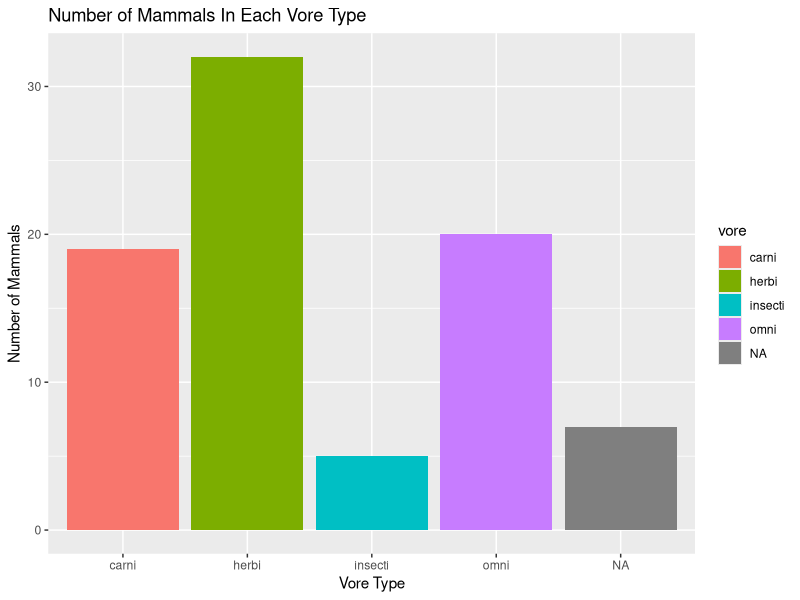
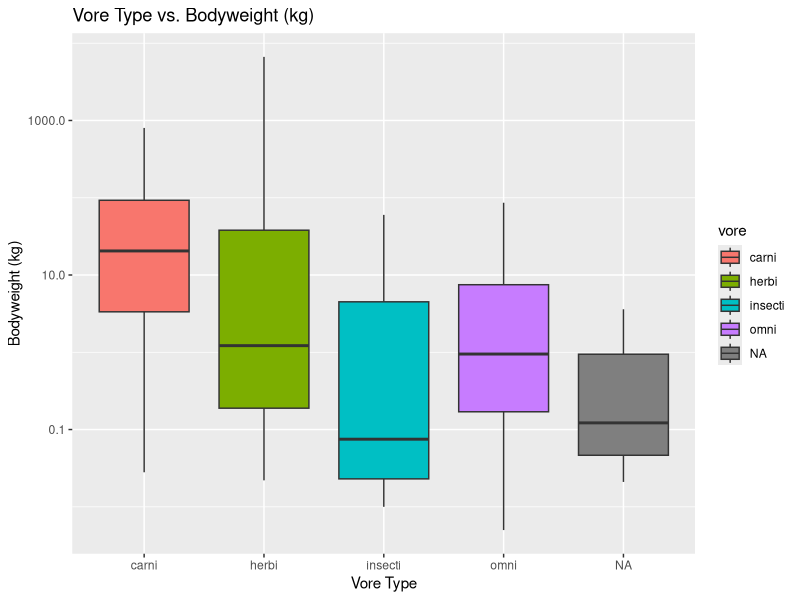
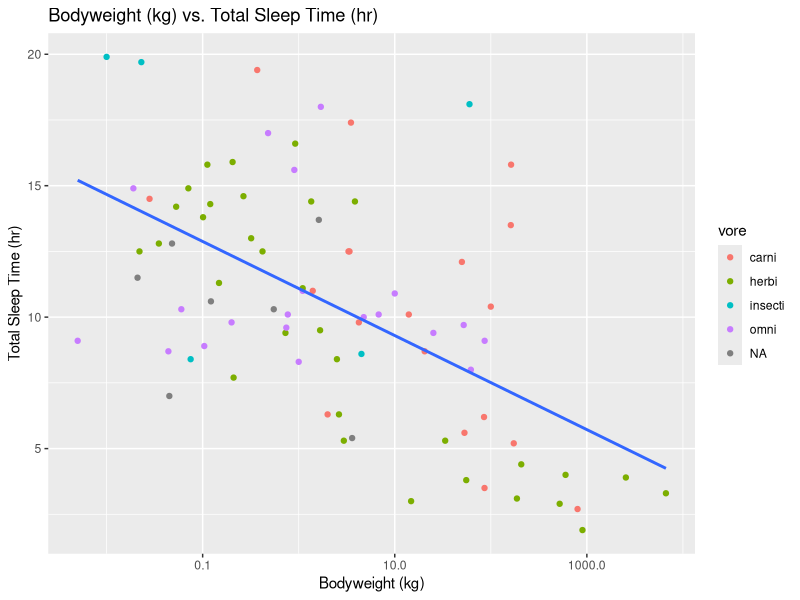
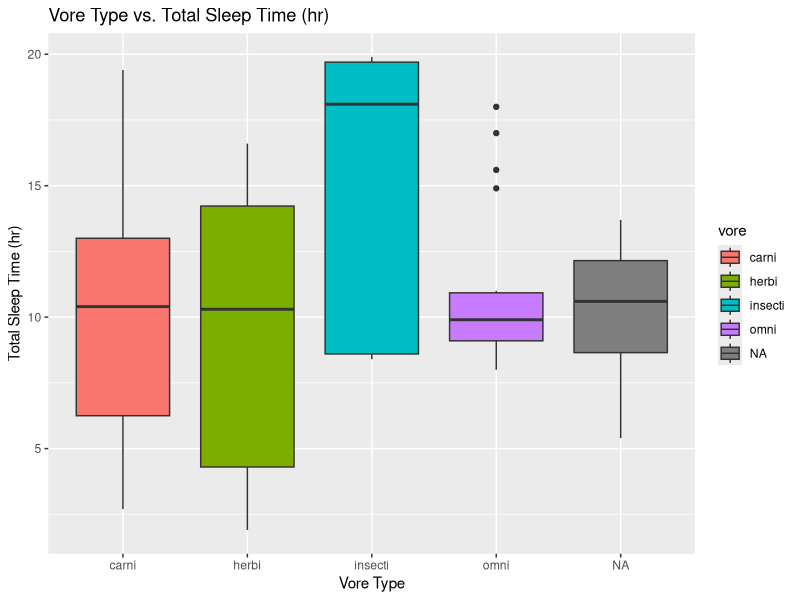
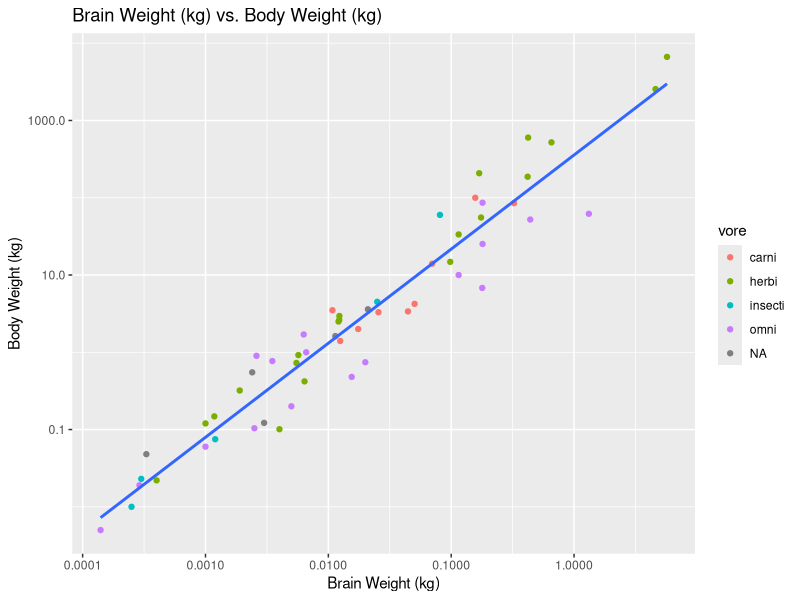
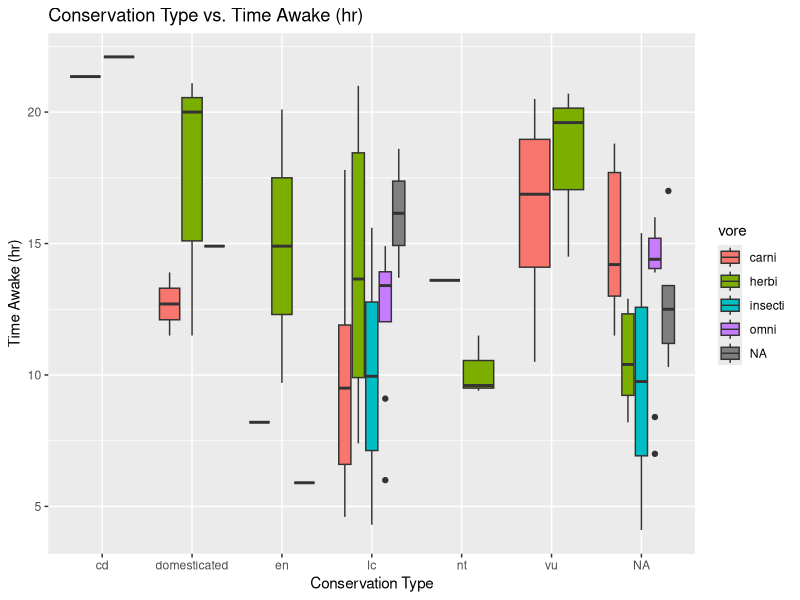

Recreate these plots in R, in order.
## ---- chunk 1
library("tidyverse")
options(scipen = 999) #disable scientific notation
## ---- chunk 2
msleep <- msleep
## ---- chunk 3
glimpse(msleep)
## ---- chunk 4
?msleep
names(msleep)
## ---- chunk 5
ggplot(data = msleep,
      mapping = aes(x = vore)) + 
      geom_bar(mapping = aes(fill = vore)) +
      labs(title = "Number of Mammals In Each Vore Type",
       x = "Vore Type",
       y = "Number of Mammals")
## ---- chunk 6
sleep_average = mean(msleep$sleep_total)
sleep_average
## ---- chunk 7
summary(msleep$bodywt)
## ---- chunk 8
ggplot(data = msleep,
      mapping = aes(x = vore,y = bodywt)) + 
      geom_boxplot(mapping = aes(fill = vore)) +
      scale_y_log10() + 
      labs(title = "Vore Type vs. Bodyweight (kg)",
       x = "Vore Type",
       y = "Bodyweight (kg)")
## ---- chunk 9
ggplot(data = msleep,
      mapping = aes(x = bodywt,y = sleep_total)) + 
      geom_point(mapping = aes(color = vore)) + #color instead of fill for dots 
      geom_smooth(method = lm, se = F, na.rm = T) +
      scale_x_log10() + 
      labs(title = "Bodyweight (kg) vs. Total Sleep Time (hr)",
       x = "Bodyweight (kg)",
       y = "Total Sleep Time (hr)")
## ---- chunk 10
ggplot(data = msleep,
      mapping = aes(x = vore,y = sleep_total)) + 
      geom_boxplot(mapping = aes(fill = vore)) +
      labs(title = "Vore Type vs. Total Sleep Time (hr)",
       x = "Vore Type",
       y = "Total Sleep Time (hr)")
## ---- chunk 11
ggplot(data = msleep,
      mapping = aes(x = brainwt,y = bodywt)) + 
      geom_point(mapping = aes(color = vore)) +
      geom_smooth(method = lm, se = F, na.rm = T) +
      scale_y_log10() + 
      scale_x_log10() + 
      labs(title = "Brain Weight (kg) vs. Body Weight (kg)",
       x = "Brain Weight (kg)",
       y = "Body Weight (kg)")
## ---- chunk 12
ggplot(data = msleep,
      mapping = aes(x = conservation,y = awake)) + 
      geom_boxplot(mapping = aes(fill = vore)) +
      labs(title = "Conservation Type vs. Time Awake (hr)",
       x = "Conservation Type",
       y = "Time Awake (hr)")
